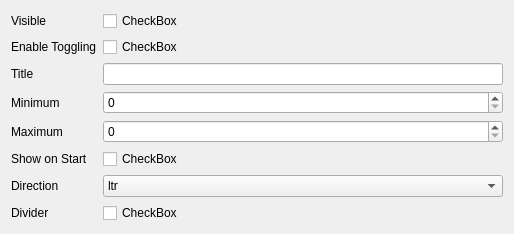
             <widget class="QWidget" name="page_5">
              <property name="geometry">
               <rect>
                <x>0</x>
                <y>0</y>
                <width>514</width>
                <height>208</height>
               </rect>
              </property>
              <attribute name="label">
               <string>Panel1</string>
              </attribute>
              <layout class="QFormLayout" name="formLayout_3">
               <item row="0" column="0">
                <widget class="QLabel" name="label_12">
                 <property name="text">
                  <string>Visible</string>
                 </property>
                </widget>
               </item>
               <item row="0" column="1">
                <widget class="AnimatedCheck" name="builder__panel1__visible">
                 <property name="text">
                  <string>CheckBox</string>
                 </property>
                </widget>
               </item>
               <item row="1" column="0">
                <widget class="QLabel" name="label_13">
                 <property name="text">
                  <string>Enable Toggling</string>
                 </property>
                </widget>
               </item>
               <item row="1" column="1">
                <widget class="AnimatedCheck" name="builder__panel1__toggle">
                 <property name="text">
                  <string>CheckBox</string>
                 </property>
                </widget>
               </item>
               <item row="2" column="0">
                <widget class="QLabel" name="label_14">
                 <property name="text">
                  <string>Title</string>
                 </property>
                </widget>
               </item>
               <item row="2" column="1">
                <widget class="QLineEdit" name="builder__panel1__title"/>
               </item>
               <item row="3" column="0">
                <widget class="QLabel" name="label_15">
                 <property name="text">
                  <string>Minimum</string>
                 </property>
                </widget>
               </item>
               <item row="3" column="1">
                <widget class="QSpinBox" name="builder__panel1__minimum"/>
               </item>
               <item row="4" column="0">
                <widget class="QLabel" name="label_16">
                 <property name="text">
                  <string>Maximum</string>
                 </property>
                </widget>
               </item>
               <item row="4" column="1">
                <widget class="QSpinBox" name="builder__panel1__maximum"/>
               </item>
               <item row="5" column="0">
                <widget class="QLabel" name="label_17">
                 <property name="text">
                  <string>Show on Start</string>
                 </property>
                </widget>
               </item>
               <item row="5" column="1">
                <widget class="AnimatedCheck" name="builder__panel1__show_onstart">
                 <property name="text">
                  <string>CheckBox</string>
                 </property>
                </widget>
               </item>
               <item row="6" column="0">
                <widget class="QLabel" name="label_18">
                 <property name="text">
                  <string>Direction</string>
                 </property>
                </widget>
               </item>
               <item row="6" column="1">
                <widget class="QComboBox" name="builder__panel1__direction">
                 <item>
                  <property name="text">
                   <string>ltr</string>
                  </property>
                 </item>
                 <item>
                  <property name="text">
                   <string>rtl</string>
                  </property>
                 </item>
                 <item>
                  <property name="text">
                   <string/>
                  </property>
                 </item>
                </widget>
               </item>
               <item row="7" column="0">
                <widget class="QLabel" name="label_34">
                 <property name="text">
                  <string>Divider</string>
                 </property>
                </widget>
               </item>
               <item row="7" column="1">
                <widget class="AnimatedCheck" name="builder__panel1__divider">
                 <property name="text">
                  <string>CheckBox</string>
                 </property>
                </widget>
               </item>
              </layout>
             </widget>
